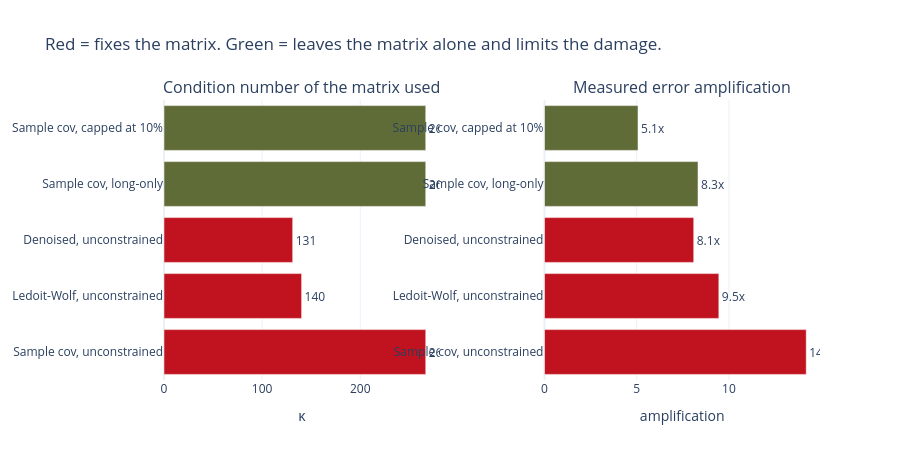

This figure's notebook cell:
### Code cell
fig = make_subplots(rows=1, cols=2, horizontal_spacing=0.16,
                    subplot_titles=("Condition number of the matrix used",
                                    "Measured error amplification"))
cols = [AIRM_COLOURS[1]]*3 + [AIRM_COLOURS[4]]*2
fig.add_trace(go.Bar(y=stab.index, x=stab["κ of matrix"], orientation="h",
                     marker_color=cols, showlegend=False,
                     text=[f"{v:,.0f}" for v in stab["κ of matrix"]],
                     textposition="outside"), 1, 1)
fig.add_trace(go.Bar(y=stab.index, x=stab["Amplification"], orientation="h",
                     marker_color=cols, showlegend=False,
                     text=[f"{v:.1f}x" for v in stab["Amplification"]],
                     textposition="outside"), 1, 2)
fig.update_layout(template=AIRM_TEMPLATE, height=460,
                  title="Red = fixes the matrix. Green = leaves the matrix alone and limits the damage.")
fig.update_xaxes(title_text="κ", row=1, col=1)
fig.update_xaxes(title_text="amplification", row=1, col=2)
fig.show()

print("Look carefully at the two panels together -- they tell DIFFERENT stories.")

### Figure 1 — Plotly figure (JSON) as saved in the notebook; plotly's stock layout.template omitted (floating-point values rounded to 4 significant figures)
{"data": [{"marker": {"color": ["#c1121f", "#c1121f", "#c1121f", "#606c38", "#606c38"]}, "orientation": "h", "showlegend": false, "text": ["267", "140", "131", "267", "267"], "textposition": "outside", "type": "bar", "x": [266.8, 140.3, 131.2, 266.8, 266.8], "xaxis": "x", "y": ["Sample cov, unconstrained", "Ledoit-Wolf, unconstrained", "Denoised, unconstrained", "Sample cov, long-only", "Sample cov, capped at 10%"], "yaxis": "y"}, {"marker": {"color": ["#c1121f", "#c1121f", "#c1121f", "#606c38", "#606c38"]}, "orientation": "h", "showlegend": false, "text": ["14.2x", "9.5x", "8.1x", "8.3x", "5.1x"], "textposition": "outside", "type": "bar", "x": [14.19, 9.452, 8.091, 8.323, 5.07], "xaxis": "x2", "y": ["Sample cov, unconstrained", "Ledoit-Wolf, unconstrained", "Denoised, unconstrained", "Sample cov, long-only", "Sample cov, capped at 10%"], "yaxis": "y2"}], "layout": {"annotations": [{"font": {"size": 16}, "showarrow": false, "text": "Condition number of the matrix used", "x": 0.21, "xanchor": "center", "xref": "paper", "y": 1, "yanchor": "bottom", "yref": "paper"}, {"font": {"size": 16}, "showarrow": false, "text": "Measured error amplification", "x": 0.79, "xanchor": "center", "xref": "paper", "y": 1, "yanchor": "bottom", "yref": "paper"}], "height": 460, "title": {"text": "Red = fixes the matrix. Green = leaves the matrix alone and limits the damage."}, "xaxis": {"anchor": "y", "domain": [0, 0.42], "title": {"text": "κ"}}, "xaxis2": {"anchor": "y2", "domain": [0.58, 1], "title": {"text": "amplification"}}, "yaxis": {"anchor": "x", "domain": [0, 1]}, "yaxis2": {"anchor": "x2", "domain": [0, 1]}}}
